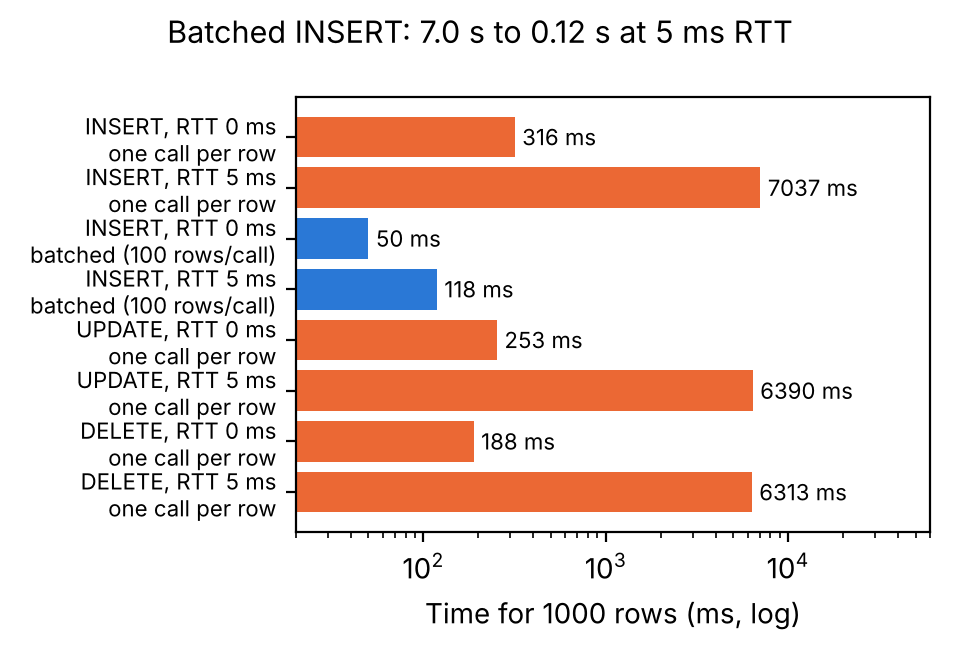

The Python source for this figure:
# Figure 4: time to write 1000 rows, one HBase call per row against
# batched INSERT, at RTT 0 and 5 ms.
# Data: results/writes.csv          Output: graphs/fig4_writes.png
import csv
import matplotlib.pyplot as plt

labels = []
times = []
colors = []
with open("results/writes.csv") as f:
    for r in csv.DictReader(f):
        labels.append(r["op"].upper() + ", RTT " + r["rtt"] + " ms\n" + r["mode"])
        times.append(float(r["ms"]))
        if r["mode"].startswith("batched"):
            colors.append("#2a78d6")
        else:
            colors.append("#eb6834")

# first row at the top
labels.reverse()
times.reverse()
colors.reverse()

fig, ax = plt.subplots(figsize=(4.8, 3.3))
ax.barh(labels, times, color=colors)
for i in range(len(times)):
    ax.text(times[i] * 1.1, i, str(round(times[i])) + " ms", va="center", fontsize=8)
ax.set_xscale("log")
ax.set_xlim(20, 60000)
ax.set_xlabel("Time for 1000 rows (ms, log)")
ax.tick_params(axis="y", labelsize=8)
fig.suptitle("Batched INSERT: 7.0 s to 0.12 s at 5 ms RTT", fontsize=11)
fig.tight_layout()
fig.savefig("graphs/fig4_writes.png", dpi=200)
print("wrote graphs/fig4_writes.png")
